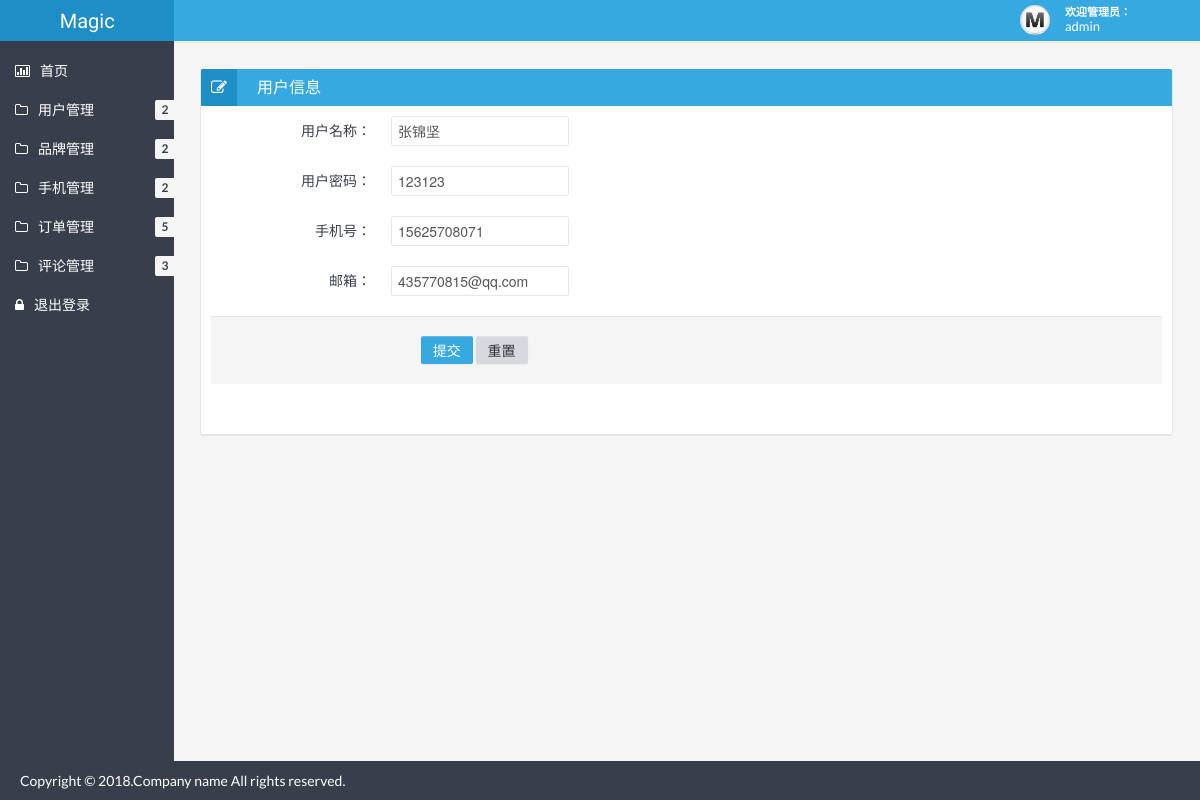
Page /admin/editUser.php?uid=3 (signed in) on the committed database.
### tables this page shows
CREATE TABLE `user` (
  `uid` int(11) NOT NULL AUTO_INCREMENT COMMENT '用户id',
  `uname` varchar(20) DEFAULT NULL COMMENT '用户名',
  `password` varchar(20) DEFAULT NULL COMMENT '密码',
  `phone` varchar(13) DEFAULT NULL COMMENT '手机号',
  `email` varchar(30) DEFAULT NULL COMMENT '邮箱',
  `state` tinyint(4) DEFAULT '1' COMMENT '状态',
  `level` tinyint(4) DEFAULT '0' COMMENT '权限',
  PRIMARY KEY (`uid`)
);

### admin/checkLogin.php (called while the page is built, shortened)
<?php
	if(!isset($_SESSION["uid"])){
		echo '<script language="javascript">location.href="login.php"</script>';
	}else{
		$uid = $_SESSION['uid'];
    	$sql = 'select * from user where uid='.$uid;
    	$res = mysql_query($sql);
    	$row = mysql_fetch_array($res);
    	$username = $row['uname'];
	}
?>

### admin/editUser.php (the view, shortened to what this page needs)
<?php
	include "checkLogin.php";
	$uname = "";
	$password = "";
	$phone = "";
	$email = "";
	if(isset($_GET['uid'])){
	    $sql = 'select * from user where uid ='.$_GET['uid'];
	    $res = mysql_query($sql);
	    $row = mysql_fetch_array($res);
	    $uname = $row['uname'];
		$password = $row['password'];
		$phone = $row['phone'];
		$email = $row['email'];
	}
?>
<!DOCTYPE html>
<html lang="en">
<head>
	<link href="css/bootstrap.min.css" rel="stylesheet" />
	<link href="css/bootstrap-responsive.min.css" rel="stylesheet" />
	<link href="css/style.min.css" rel="stylesheet" />
	<link href="css/style-responsive.min.css" rel="stylesheet" />
	<link href="css/retina.css" rel="stylesheet" />
<meta http-equiv="Content-Type" content="text/html; charset=utf-8" /></head>
<body>
		<?php include "header.php" ?>
		<div class="container-fluid-full">
		<div class="row-fluid">
			<?php include "banner.php" ?>
			<div id="content" class="span10">
			<div class="row-fluid">
				<div class="box span12">
					<div class="box-header">
						<h2><i class="icon-edit"></i>用户信息</h2>
					</div>
					<div class="box-content">
						<form class="form-horizontal" action="<?php echo $_SERVER['PHP_SELF']; ?>" method="post"/>
						  <fieldset>
							<div class="control-group">
							  <label class="control-label" for="uname">用户名称：</label>
							  <div class="controls">
								<input type="text" class="span3" id="uname" name="uname" value="<?php echo $uname;?>"/>
							  </div>
							</div>
							<div class="control-group">
							  <label class="control-label" for="password">用户密码：</label>
							  <div class="controls">
								<input type="text" class="span3" id="password" name="password" value="<?php echo $password;?>"/>
							  </div>
							</div>
							<div class="control-group">
							  <label class="control-label" for="phone">手机号：</label>
							  <div class="controls">
								<input type="text" class="span3" id="phone" name="phone" value="<?php echo $phone;?>"/>
							  </div>
							</div>
							<div class="control-group">
							  <label class="control-label" for="email">邮箱：</label>
							  <div class="controls">
								<input type="text" class="span3" id="email" name="email" value="<?php echo $email;?>"/>
							  </div>
							</div>
							<div class="form-actions">&nbsp;&nbsp;&nbsp;&nbsp;&nbsp;&nbsp;&nbsp;&nbsp;&nbsp;&nbsp;
							  <button type="submit" class="btn btn-primary">提交</button>
							  <button type="reset" class="btn">重置</button>
							</div>
						  </fieldset>
					</div>
				</div>
			</div>
			</div>
		</div>
		<?php include "footer.php"?>
	</div>
</body>
</html>

### admin/header.php
<?php
	echo '
	<div class="navbar">
		<div class="navbar-inner">
			<div class="container-fluid">
				<a class="btn btn-navbar" data-toggle="collapse" data-target=".top-nav.nav-collapse,.sidebar-nav.nav-collapse">
					<span class="icon-bar"></span>
					<span class="icon-bar"></span>
					<span class="icon-bar"></span>
				</a>
				<div class="row-fluid">
				<a class="brand span2" href="index.php"><span>Magic</span></a>
				</div>
				<div class="nav-no-collapse header-nav">
					<ul class="nav pull-right">
						<li class="dropdown">
							<a class="btn account dropdown-toggle" data-toggle="dropdown" href="#">
								<div class="avatar"><img src="/php/admin/img/avatar.jpg" alt="Avatar" /></div>
								<div class="user">
									<span class="hello">欢迎管理员：&nbsp;&nbsp;&nbsp;&nbsp;&nbsp;&nbsp;&nbsp;&nbsp;&nbsp;</span>
									<span class="name">'.$username.'</span>
								</div>
							</a>
							<ul class="dropdown-menu">
								<li class="dropdown-menu-title">
								</li>
								<li><a href="login.php?method=del"><i class="icon-off"></i> 退出登录</a></li>
							</ul>
						</li>
					</ul>
				</div>
			</div>
		</div>
	</div>
	';
 ?>

### admin/css/halflings.css (style rules this page uses)
html, html .halflings { -webkit-font-smoothing: antialiased !important; }

### rows in the picture
user: uname "admin"
user: uname "张锦坚", password "123123", phone "15625708071", email "435770815@qq.com"
